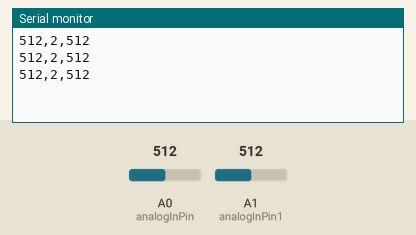
The sketch below on a simulated Arduino Uno, built with avr-gcc and run on an emulated ATmega328P. Shown: the last lines printed to the serial monitor. Inputs (shaded band) come from the test bench; at power-on: A0 (analogInPin) = 512, A1 (analogInPin1) = 512.

Above: at 1.3 s.
1.4 s: A0 (analogInPin) set to 716
At 1.8 s:
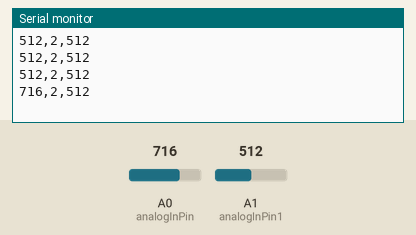
2.9 s: A1 (analogInPin1) set to 716
At 3.4 s:
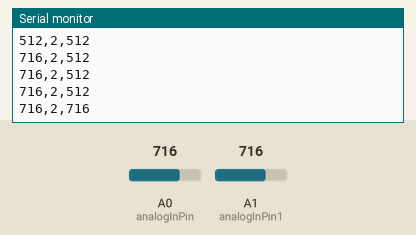
4.4 s: A0 (analogInPin) set to 900
At 4.9 s:
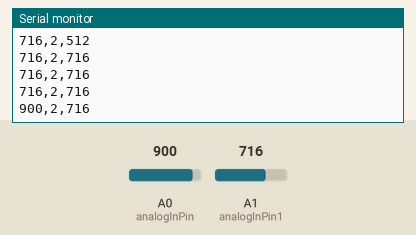
5.9 s: A1 (analogInPin1) set to 900
At 6.4 s:
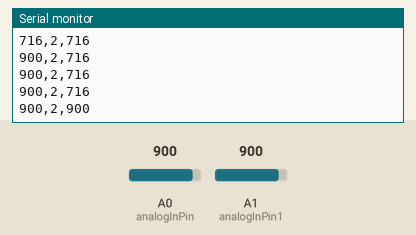
Timing chart, 0 to 8.4 s (numbered marks = the images above; inputs shaded):
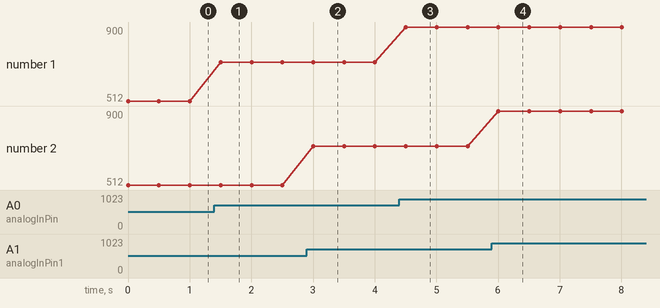

Measured:
- after the input at 1.4 s, the serial monitor: prints a new line after 0.10 s (image 1)
- after the input at 2.9 s, the serial monitor: prints a new line after 0.10 s (image 2)
- after the input at 4.4 s, the serial monitor: prints a new line after 0.11 s (image 3)
- after the input at 5.9 s, the serial monitor: prints a new line after 0.11 s (image 4)
- plotted number 1: 512 → 716 after the input at 1.4 s, 716 → 900 after the input at 4.4 s

The sketch:

ESCLAVO.ino
```cpp
const int analogInPin = A0;  // Analog input pin that the potentiometer is attached to
const int analogInPin1 = A1;  // Analog input pin that the potentiometer is attached to
int sensorValue = 0;  // value read from the pot
int sensorValue1 = 0;  // value read from the pot
void setup() {
// put your setup code here, to run once:
Serial.begin(9600);
}
void loop() {
  sensorValue = analogRead(analogInPin);
  sensorValue1 = analogRead(analogInPin1);
Serial.print(sensorValue);
Serial.print(",");
Serial.print("2");
Serial.print(",");
Serial.println(sensorValue1);
delay(500);

}
```
